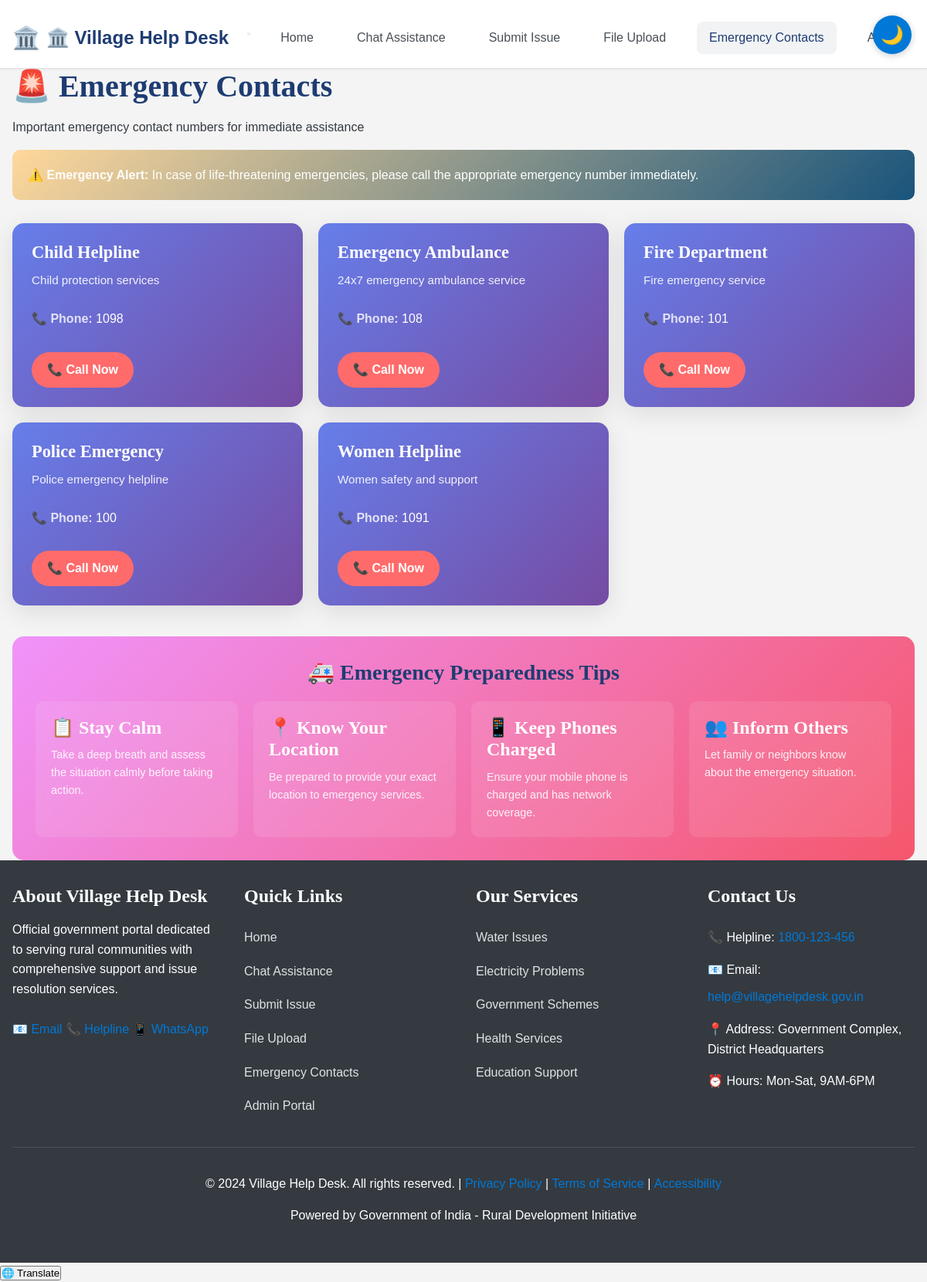
/emergency, run on the app's committed database.
### tables this page shows
CREATE TABLE emergency_contacts (
                        id INTEGER PRIMARY KEY AUTOINCREMENT,
                        name TEXT NOT NULL,
                        phone TEXT NOT NULL,
                        email TEXT,
                        description TEXT
                    );

### all/app.py (the view)
@app.route('/emergency')
def emergency_contacts():
    conn = get_db_connection()
    if not conn:
        flash("Database connection error.", "error")
        return render_template('emergency_contacts.html', contacts=[])
    try:
        c = conn.cursor()
        c.execute("SELECT * FROM emergency_contacts ORDER BY name")
        contacts = c.fetchall()
        return render_template('emergency_contacts.html', contacts=contacts)
    except Exception as e:
        logger.error(f"Error fetching emergency contacts: {e}")
        flash("Error loading emergency contacts.", "error")
        return render_template('emergency_contacts.html', contacts=[])
    finally:
        conn.close()

### all/app.py (called while the page is built)
def get_db_connection():
    try:
        conn = sqlite3.connect('database.db')
        conn.row_factory = sqlite3.Row
        return conn
    except Exception as e:
        logger.error(f"Database connection error: {e}")
        return None

### all/templates/emergency_contacts.html (shortened to what this page needs)
{% extends "base.html" %} {% block title %}Emergency Contacts - Village Help Desk{% endblock %} {% block content %}
<div class="container">
    <div class="page-header">
        <h1>🚨 Emergency Contacts</h1>
        <p class="lead">Important emergency contact numbers for immediate assistance</p>
    </div>
    <div class="alert alert-warning">
        <strong>⚠️ Emergency Alert:</strong> In case of life-threatening emergencies, please call the appropriate emergency number immediately.
    </div>
    <div class="contacts-grid">
        {% if contacts %} {% for contact in contacts %}
        <div class="contact-card">
            <div class="contact-header">
                <h3>{{ contact['name'] }}</h3>
                {% if contact['description'] %}
                <p class="contact-description">{{ contact['description'] }}</p>
                {% endif %}
            </div>
            <div class="contact-details">
                <div class="contact-phone">
                    <strong>📞 Phone:</strong>
                    <a href="tel:{{ contact['phone'] }}" class="phone-link">{{ contact['phone'] }}</a>
                </div>
            </div>
            <div class="contact-actions">
                <a href="tel:{{ contact['phone'] }}" class="btn btn-primary btn-call">
                        📞 Call Now
                    </a>
            </div>
        </div>
        {% endfor %} {% else %}
        <div class="alert alert-info">
            <p>No emergency contacts available at the moment.</p>
        </div>
        {% endif %}
    </div>
    <div class="emergency-tips">
        <h3>🚑 Emergency Preparedness Tips</h3>
        <div class="tips-grid">
            <div class="tip-card">
                <h4>📋 Stay Calm</h4>
                <p>Take a deep breath and assess the situation calmly before taking action.</p>
            </div>
            <div class="tip-card">
                <h4>📍 Know Your Location</h4>
                <p>Be prepared to provide your exact location to emergency services.</p>
            </div>
            <div class="tip-card">
                <h4>📱 Keep Phones Charged</h4>
                <p>Ensure your mobile phone is charged and has network coverage.</p>
            </div>
            <div class="tip-card">
                <h4>👥 Inform Others</h4>
                <p>Let family or neighbors know about the emergency situation.</p>
            </div>
        </div>
    </div>
</div>
{% endblock %}

### all/templates/base.html (shortened to what this page needs)
<!DOCTYPE html>
<html lang="en">
<head>
    <link rel="stylesheet" href="{{ url_for('static', filename='css/official-theme.css') }}">
    <link rel="stylesheet" href="{{ url_for('static', filename='css/style.css') }}">
</head>
<body>
    <header class="header">
        <div class="container">
            <nav class="nav">
                <a href="{{ url_for('home') }}" class="logo">
                    🏛️ Village Help Desk
                </a>
                <button class="menu-toggle d-md-none" id="menu-toggle" aria-label="Toggle navigation">
                </button>
                <ul class="nav-menu" id="nav-menu">
                    <li><a href="{{ url_for('home') }}" class="nav-link {% if request.path == '/' %}active{% endif %}">Home</a></li>
                    <li><a href="{{ url_for('chatbot') }}" class="nav-link {% if request.path == '/chatbot' %}active{% endif %}">Chat Assistance</a></li>
                    <li><a href="{{ url_for('submit') }}" class="nav-link {% if request.path == '/submit' %}active{% endif %}">Submit Issue</a></li>
                    <li><a href="{{ url_for('upload_file') }}" class="nav-link {% if request.path == '/upload' %}active{% endif %}">File Upload</a></li>
                    <li><a href="{{ url_for('emergency_contacts') }}" class="nav-link {% if request.path == '/emergency' %}active{% endif %}">Emergency Contacts</a></li>
                    <li><a href="{{ url_for('admin') }}" class="nav-link {% if request.path == '/admin' %}active{% endif %}">Admin</a></li>
                </ul>
            </nav>
        </div>
    </header>
    <main>
        {% block content %}{% endblock %}
    </main>
    <footer class="footer">
        <div class="container">
            <div class="footer-content">
                <div class="footer-section">
                    <h4>About Village Help Desk</h4>
                    <p>Official government portal dedicated to serving rural communities with comprehensive support and issue resolution services.</p>
                    <div class="social-links">
                        <a href="#" class="social-link">📧 Email</a>
                        <a href="#" class="social-link">📞 Helpline</a>
                        <a href="#" class="social-link">📱 WhatsApp</a>
                    </div>
                </div>
                <div class="footer-section">
                    <h4>Quick Links</h4>
                    <ul class="footer-links">
                        <li><a href="{{ url_for('home') }}">Home</a></li>
                        <li><a href="{{ url_for('chatbot') }}">Chat Assistance</a></li>
                        <li>
                            <a href="{{ url_for('submit') }}">Submit Issue</a>
                        </li>
                        <li><a href="{{ url_for('upload_file') }}">File Upload</a></li>
                        <li><a href="{{ url_for('emergency_contacts') }}">Emergency Contacts</a></li>
                        <li><a href="{{ url_for('admin') }}">Admin Portal</a></li>
                    </ul>
                </div>
                <div class="footer-section">
                    <h4>Our Services</h4>
                    <ul class="footer-links">
                        <li>
                            <a href="#">Water Issues</a>
                        </li>
                        <li><a href="#">Electricity Problems</a></li>
                        <li><a href="#">Government Schemes</a></li>
                        <li><a href="#">Health Services</a></li>
                        <li><a href="#">Education Support</a></li>
                    </ul>
                </div>
                <div class="footer-section">
                    <h4>Contact Us</h4>
                    <div class="contact-info">
                        <p>📞 Helpline: <a href="tel:+911800123456">1800-123-456</a></p>
                        <p>📧 Email: <a href="mailto:help@villagehelpdesk.gov.in">help@villagehelpdesk.gov.in</a></p>
                        <p>📍 Address: Government Complex, District Headquarters</p>
                        <p>⏰ Hours: Mon-Sat, 9AM-6PM</p>
                    </div>
                </div>
            </div>
            <div class="footer-bottom">
                <p>&copy; 2024 Village Help Desk. All rights reserved. |
                    <a href="#">Privacy Policy</a> |
                    <a href="#">Terms of Service</a> |
                    <a href="#">Accessibility</a>
                </p>
                <p class="footer-credits">Powered by Government of India - Rural Development Initiative</p>
            </div>
        </div>
    </footer>
    <button id="translate-btn" title="Translate Page" class="translate-button">
        🌐 Translate
    </button>
    <button class="theme-toggle" id="theme-toggle" title="Toggle Dark Mode">
    </button>
</body>
</html>

### all/static/css/official-theme.css (style rules this page uses)
:root { --primary-blue: #1e3c72; --primary-dark: #2a5298; --primary-light: #6a85b6; --primary-accent: #0078d7; --secondary-green: #28a745; --secondary-orange: #fd7e14; --secondary-red: #dc3545; --secondary-purple: #6f42c1; --white: #ffffff; --gray-50: #f8f9fa; --gray-100: #f1f3f5; --gray-200: #e9ecef; --gray-300: #dee2e6; --gray-400: #ced4da; --gray-500: #adb5bd; --gray-600: #6c757d; --gray-700: #495057; --gray-800: #343a40; --gray-900: #212529; --black: #000000; --success: #28a745; --warning: #ffc107; --danger: #dc3545; --info: #17a2b8; --gradient-primary: linear-gradient(135deg, var(--primary-blue), var(--primary-dark)); --gradient-secondary: linear-gradient(135deg, var(--secondary-green), #6dff92); --gradient-accent: linear-gradient(135deg, var(--primary-accent), #00c6ff); --shadow-sm: 0 1px 3px rgba(0, 0, 0, 0.12); --shadow-md: 0 4px 6px rgba(0, 0, 0, 0.1); --shadow-lg: 0 10px 25px rgba(0, 0, 0, 0.15); --shadow-xl: 0 20px 40px rgba(0, 0, 0, 0.2); --font-primary: 'Segoe UI', Tahoma, Geneva, Verdana, sans-serif; --font-heading: 'Georgia', 'Times New Roman', serif; --font-mono: 'Consolas', 'Monaco', 'Courier New', monospace; --spacing-xs: 0.25rem; --spacing-sm: 0.5rem; --spacing-md: 1rem; --spacing-lg: 1.5rem; --spacing-xl: 2rem; --spacing-2xl: 3rem; --spacing-3xl: 4rem; --radius-sm: 0.25rem; --radius-md: 0.5rem; --radius-lg: 0.75rem; --radius-xl: 1rem; --radius-full: 9999px; --transition-fast: 0.15s ease; --transition-normal: 0.3s ease; --transition-slow: 0.5s ease; }
* { margin: 0; padding: 0; box-sizing: border-box; }
body { font-family: var(--font-primary); line-height: 1.6; color: var(--gray-800); background: var(--gray-50); min-height: 100vh; }
h1, h2, h3, h4, h5, h6 { font-family: var(--font-heading); font-weight: 600; line-height: 1.2; margin-bottom: var(--spacing-md); color: var(--primary-blue); }
h1 { font-size: 2.5rem; }
h3 { font-size: 1.75rem; }
h4 { font-size: 1.5rem; }
p { margin-bottom: var(--spacing-md); }
.container { max-width: 1200px; margin: 0 auto; padding: 0 var(--spacing-md); }
.header { background: var(--white); box-shadow: var(--shadow-sm); position: sticky; top: 0; z-index: 1000; }
.nav { display: flex; justify-content: space-between; align-items: center; padding: var(--spacing-md) 0; }
.logo { font-size: 1.5rem; font-weight: 700; color: var(--primary-blue); text-decoration: none; display: flex; align-items: center; gap: var(--spacing-sm); }
.logo::before { content: "🏛️"; font-size: 1.8rem; }
.nav-menu { display: flex; list-style: none; gap: var(--spacing-lg); }
.nav-link { color: var(--gray-700); text-decoration: none; font-weight: 500; padding: var(--spacing-sm) var(--spacing-md); border-radius: var(--radius-md); transition: var(--transition-normal); }
.nav-link:hover, .nav-link.active { color: var(--primary-blue); background: var(--gray-100); }
.btn { display: inline-flex; align-items: center; justify-content: center; padding: var(--spacing-sm) var(--spacing-lg); border: none; border-radius: var(--radius-md); font-weight: 500; text-decoration: none; cursor: pointer; transition: var(--transition-normal); gap: var(--spacing-sm); }
.btn-primary { background: var(--gradient-primary); color: var(--white); }
.footer { background: var(--gray-800); color: var(--white); padding: var(--spacing-xl) 0; margin-top: auto; }
.footer-content { display: grid; grid-template-columns: repeat(auto-fit, minmax(250px, 1fr)); gap: var(--spacing-xl); }
.footer-section h4 { color: var(--white); margin-bottom: var(--spacing-md); }
.footer-links { list-style: none; }
.footer-links li { margin-bottom: var(--spacing-sm); }
.footer-links a { color: var(--gray-300); text-decoration: none; transition: var(--transition-fast); }
.footer-bottom { text-align: center; padding-top: var(--spacing-lg); border-top: 1px solid var(--gray-700); margin-top: var(--spacing-xl); }

### all/static/css/style.css (style rules this page uses)
body { font-family: Arial, sans-serif; background: #f4f4f4; margin: 0; padding: 0; transition: background-color 0.3s, color 0.3s; }
a { display: inline-block; margin-top: 10px; color: #0078d7; text-decoration: none; transition: color 0.3s; }
.theme-toggle { position: fixed; top: 20px; right: 20px; background: #0078d7; color: white; border: none; border-radius: 50%; width: 50px; height: 50px; cursor: pointer; z-index: 1000; display: flex; align-items: center; justify-content: center; font-size: 1.5rem; box-shadow: 0 2px 10px rgba(0, 0, 0, 0.2); transition: background-color 0.3s, transform 0.3s; }

### data on the page
emergency_contacts: name "Child Helpline", description "Child protection services", phone "1098"
emergency_contacts: name "Emergency Ambulance", description "24x7 emergency ambulance service", phone "108"
emergency_contacts: name "Fire Department", description "Fire emergency service", phone "101"
emergency_contacts: name "Police Emergency", description "Police emergency helpline", phone "100"
emergency_contacts: name "Women Helpline", description "Women safety and support", phone "1091"
